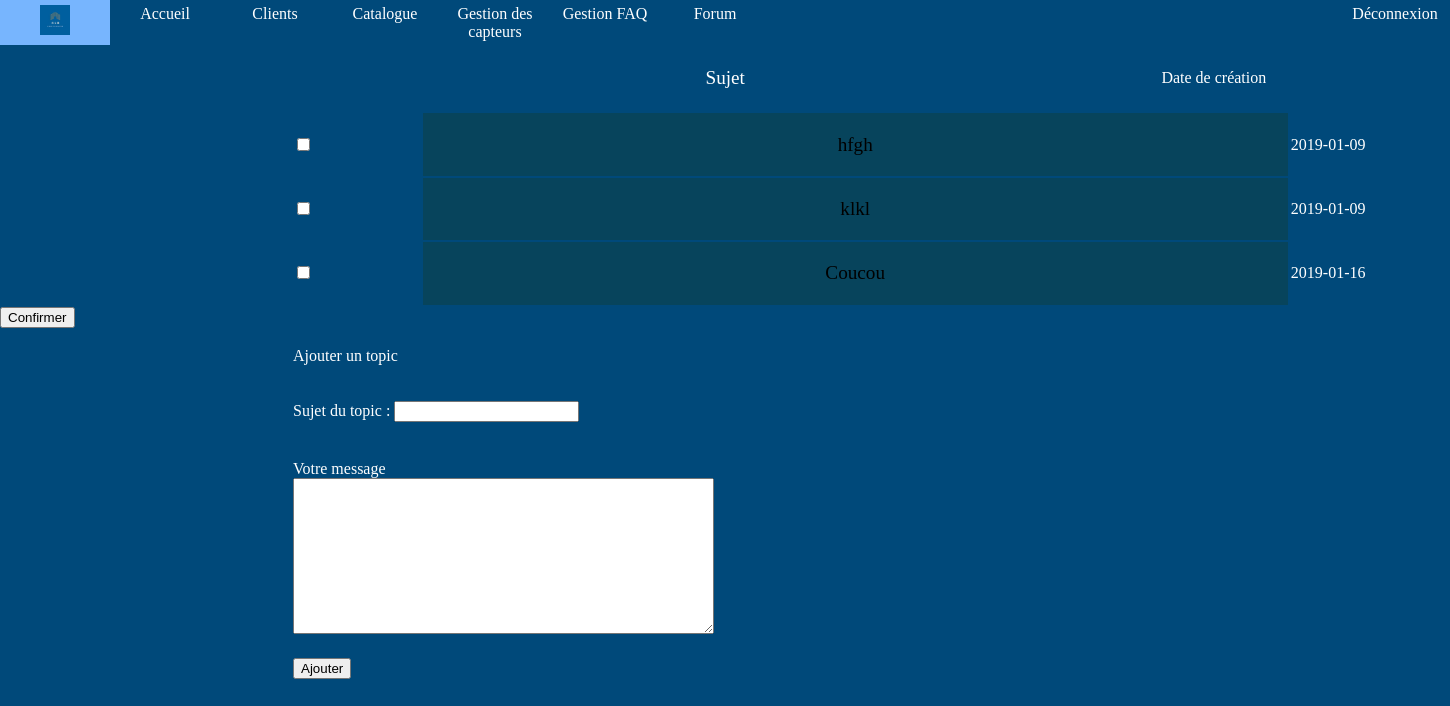
The page /indexAdmin.php?action=forum (signed in) on the database its author committed.
### tables this page shows
CREATE TABLE `forumtopic` (
  `idTopic` int(11) NOT NULL,
  `name` varchar(255) NOT NULL,
  `creationDate` date NOT NULL
);

### controllers/controllerAdmin.php (called while the page is built, shortened)
<?php
require "models/modelAdmin.php";
function seeForum()
 {
    $topics =getTopicList()->fetchAll();
    require "views/forumAdmin.php";
 }

### models/modelAdmin.php (called while the page is built, shortened)
<?php
function getTopicList(){
    $db = dbConnect();
    $req = $db->query("SELECT * FROM forumtopic ");
    return $req;
}

### views/forumAdmin.php (the view, shortened to what this page needs)
<!DOCTYPE html>
<html>
<head>
    <link rel="stylesheet" type="text/css" href="designs/css/forum.css" />
</head>
<body>
	<header>
      <?php include("headerAdmin.php"); ?>
  </header>
    <table>
    <tr>
        <td class="sujet1">
            <p>Sujet</p>
        </td>
        <td class="date">
            <p>Date de création</p>
        </td>
    </tr>
    </table>
  <table>
    <?php foreach($topics as $topic) { ?>
    <form method="post" action="indexAdmin.php?action=supTopic" name="supprimer">
    <tr>
        <td id="select">
               <input type="checkbox" name="select" value='<?= $topic["idTopic"];?>' id="select">
            </td>
        <td class="sujet">
            <p><a href="indexAdmin.php?action=messageForum&amp;idTopic=<?= $topic["idTopic"];?>"><?= $topic["name"];?></a></p>
        </td>
        <td class="date">
            <p><?= $topic["creationDate"];?></p>
        </td>
    </tr>
    <?php } ?>
  </table>
    <div id="valider">
        <input type='button' value='Confirmer' onClick='Confirmer()'>
    </div>
    <table id="ajout">
    <tr>
        <td>
            <p id='sujet'>Ajouter un topic </p>
        </td>
    </tr>
    <tr>
        <form method="post" action="indexAdmin.php?action=addTopic">
            <td>
                <p>
                    <label for="subject">Sujet du topic</label> : <input type="text" name="subject" id="subject" />
                </p>
            </td>
        </tr>
        <tr>
            <td>
                <p>
                    <label for="message">Votre message</label><br />
                    <textarea name="message" id="message" rows="10" cols="50"></textarea>
                </p>
            </td>
        </tr>
        <tr>
            <td>
                <div id="repondre">
                    <input type="submit" value="Ajouter" />
                </div>
            </td>
        </tr>
    </table>
</body>

### designs/css/forum.css (style rules this page uses)
html, body { width: 100%; height: 100%; margin: 0; background-color:#00497A; }
p { color: white; }
a { display: block; text-decoration: none; color: black; }
table { width: 100%; position: relative; margin-left: 20%; }
.sujet1 { text-align: center; width:60%; font-size: 120%; }
.sujet { text-align: center; width:60%; background-color: rgb(7,68,92); font-size: 120%; }

### designs/css/header.css (style rules this page uses)
header { position: relative; margin: 0; font-family: LibreBaskerville; background-color:#00497A; }

### rows shown on the page
forumtopic: name "hfgh", creationDate "2019-01-09"
forumtopic: name "klkl", creationDate "2019-01-09"
forumtopic: name "Coucou", creationDate "2019-01-16"
